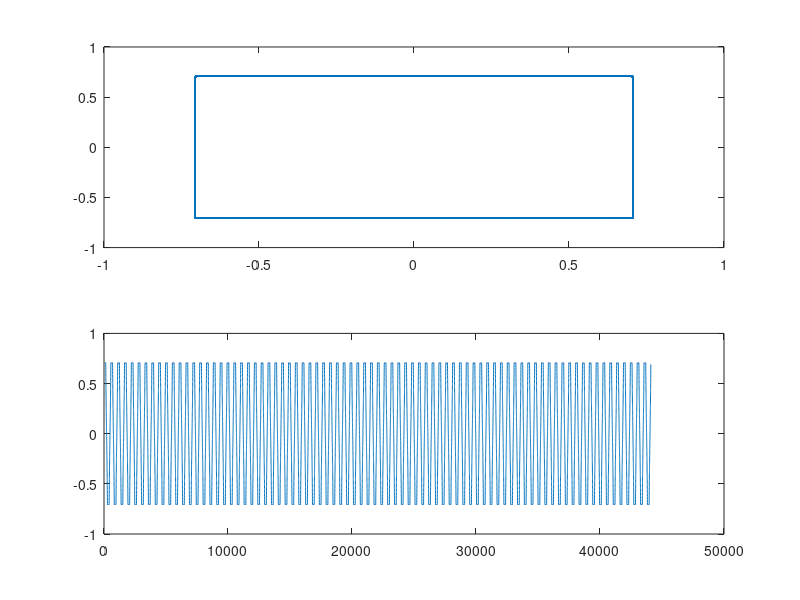

Here is the MATLAB script that generated this plot:
fs = 44100;
dur = 1;
t = [0:1/fs:dur-(1/fs)];

% core parameters
f = 80; theta = 2*pi*f*t; % phase angle
n = 4; % order (vertex count)
T = 0; % teeth
phaseOffset = pi/4; % initial phase

for i=1:length(theta)
%r(i) = cos(pi/n) / cos(2*pi/n * mod(theta(i)*n/2*pi, 1) - pi/n + T); % polygon amplitude
r(i) = cos(pi/n) ./ cos(mod(theta(i), 2*pi/n) -pi/n + T);
end

%poly = ones(1,fs+1) .* (cos(theta+phaseOffset) + 1j*sin(theta+phaseOffset)); % sinewave
poly = r .* (cos(theta+phaseOffset) + 1j*sin(theta+phaseOffset)); % sampled polygon
polyWav = imag(poly); % projection to y axis

%% plot

subplot(2,1,1);
plot(real(poly), imag(poly));

subplot(2,1,2);
plot(polyWav);

%% sound
soundsc(polyWav, fs);
